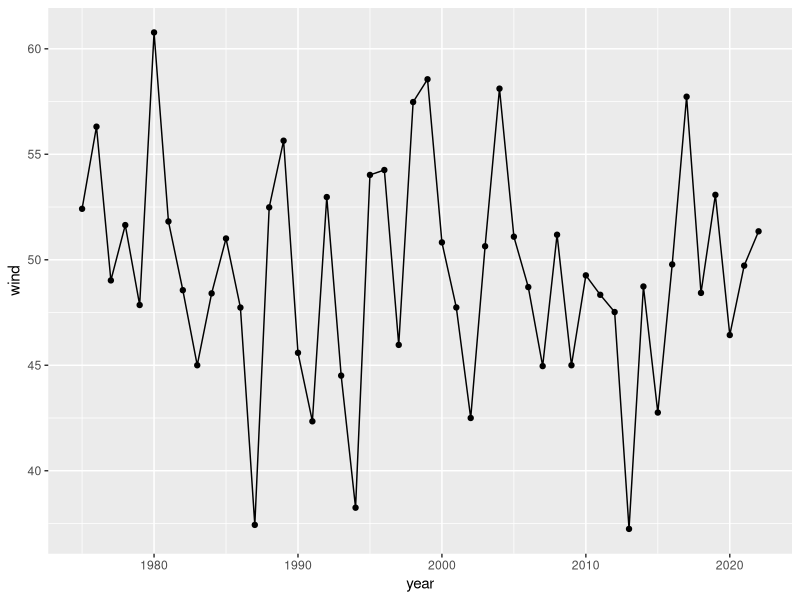

R code for this plot:
## ---- chunk 1
knitr::opts_chunk$set(echo = TRUE)
knitr::opts_chunk$set(message =  FALSE)
knitr::opts_chunk$set(warning =  FALSE)
## ---- chunk 2
library(tidyverse)
## ---- chunk 3
storms %>%
  group_by(year) %>%
  summarize(wind = mean(wind)) %>%
  ggplot(mapping = aes(x = year, y = wind))+
  geom_line()+
  geom_point()

